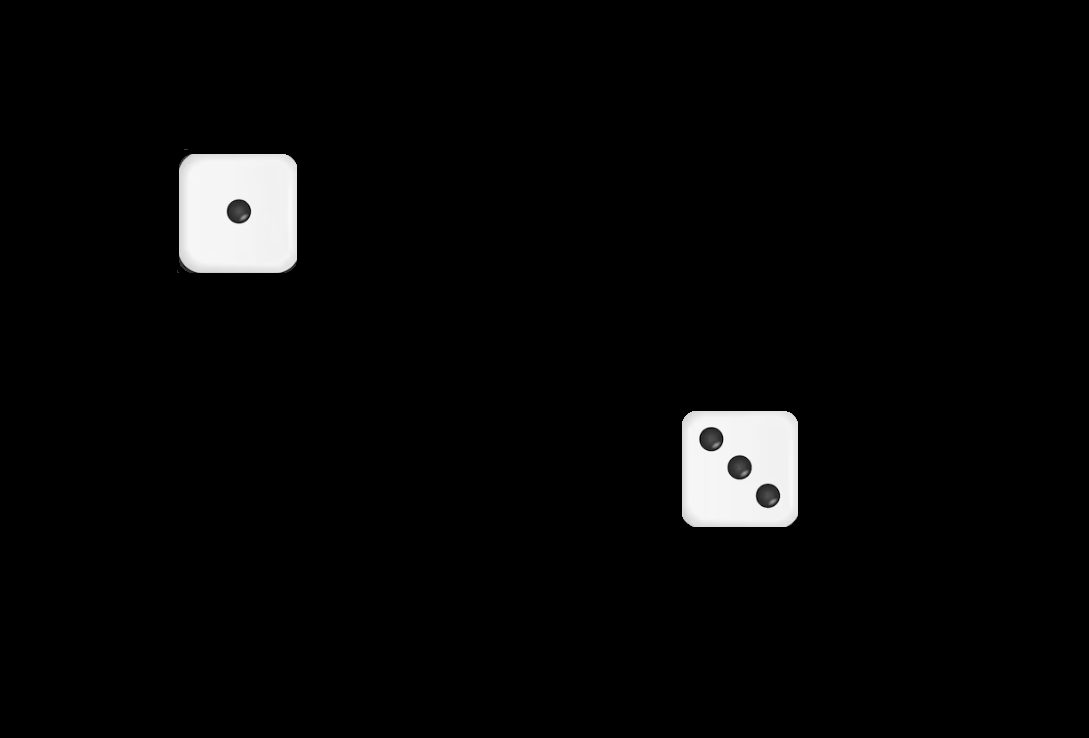
%> input picture dice_sample_01.png, 1089 x 738 px
$ octave --eval "dice_segmentation_morphology('dice_sample_01.png');"   (GNU Octave 9; MATLAB toolbox functions it lacks are replaced by stand-ins)
%> lines starting %> are read from the running program, lines starting %| are printed output that depends on the picture; in (x1, y1, x2, y2) boxes, pixels count from 0 and x2, y2 are one past the last pixel; in counts of white or black regions, pixels touching at a corner belong together; the program's own positions count from 1
function dice_segmentation_morphology(inputImagePath)
%> called with inputImagePath = 'dice_sample_01.png'
   % Load the image
    inputImage = imread(inputImagePath);
%> inputImage is the input picture: size 738x1089x3 uint8; min 0, max 252, mean 7.7

    % Convert from rgb to grayscale
    grayImage = double(rgb2gray(inputImage)) / 255;


    % Run the segmentation pipeline and keep intermediate masks for inspection.
    [diceImage1, diceImage2, binaryMask, imcloseOperation] = segmentation(grayImage);


    % Detect dice pips and return both counts and intermediate dot masks.
    [number_of_dot1,number_of_dot2,notOperation,dotMask1,dotMask2] = findNumbers(diceImage1,diceImage2,grayImage);

    %  steps of the segmentation algorithm
    figure(1);
    subplot(3, 3, 1), imshow(inputImage), title('Original Image');
    subplot(3, 3, 2), imshow(grayImage), title('Grayscale Image');
    subplot(3, 3, 3), imshow(binaryMask), title('Binary Mask');
    subplot(3, 3, 4), imshow(imcloseOperation), title('Morphological closing');
    subplot(3, 3, 5), imshow(notOperation), title('Inverted grayscale image');
    subplot(3, 3, 6), imshow(dotMask1), title('Dice 1');
    subplot(3, 3, 7), imshow(dotMask2), title('Dice 2');

    figure(2);
    subplot(1, 2, 1), imshow(diceImage1), title(['Segmented Dice 1 with ', num2str(number_of_dot1), ' dots']);
    subplot(1, 2, 2), imshow(diceImage2), title(['Segmented Dice 2 with ', num2str(number_of_dot2), ' dots']);

end

function [diceImage1, diceImage2, binaryMask, morphologicalImage] = segmentation(grayImage)


    % Use graythresh to find an optimal threshold for BINARIZATION
    % This step simplifies the image, making it easier to isolate the dice.
    diceLevel = graythresh(grayImage);
%> diceLevel = 0.467
    % Convert the grayscale image to binary using the threshold
    binaryMask = imbinarize(grayImage, diceLevel); %  binary mask
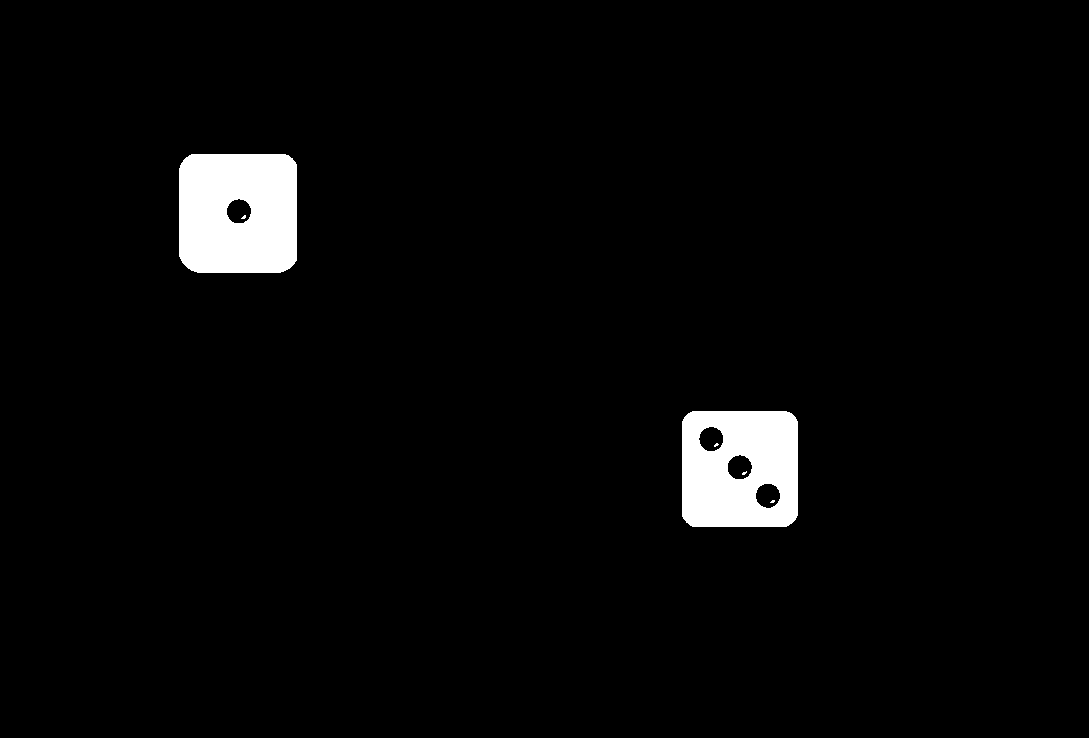
%> binaryMask: size 738x1089 logical; 3.1% white; 6 white regions (4 under 20 px), largest, box (x1, y1, x2, y2) and area: (179, 154, 297, 273) 13290, (682, 411, 798, 527) 11923

    % Apply morphological closing to fill in gaps and smooth the shapes.
    % This is particularly useful for enhancing the appearance of the dice
    % dots and make them more distinct
    x = strel('disk', 2);
    morphologicalImage = imclose(binaryMask, x);
%> morphologicalImage: size 738x1089 logical; 3.2% white; 2 white regions, box (x1, y1, x2, y2) and area: (179, 154, 297, 273) 13330, (682, 411, 798, 527) 12031

    % Label connected components in the binary image for identifying individual dice.
    [labeledDice, numDice] = bwlabel(morphologicalImage);
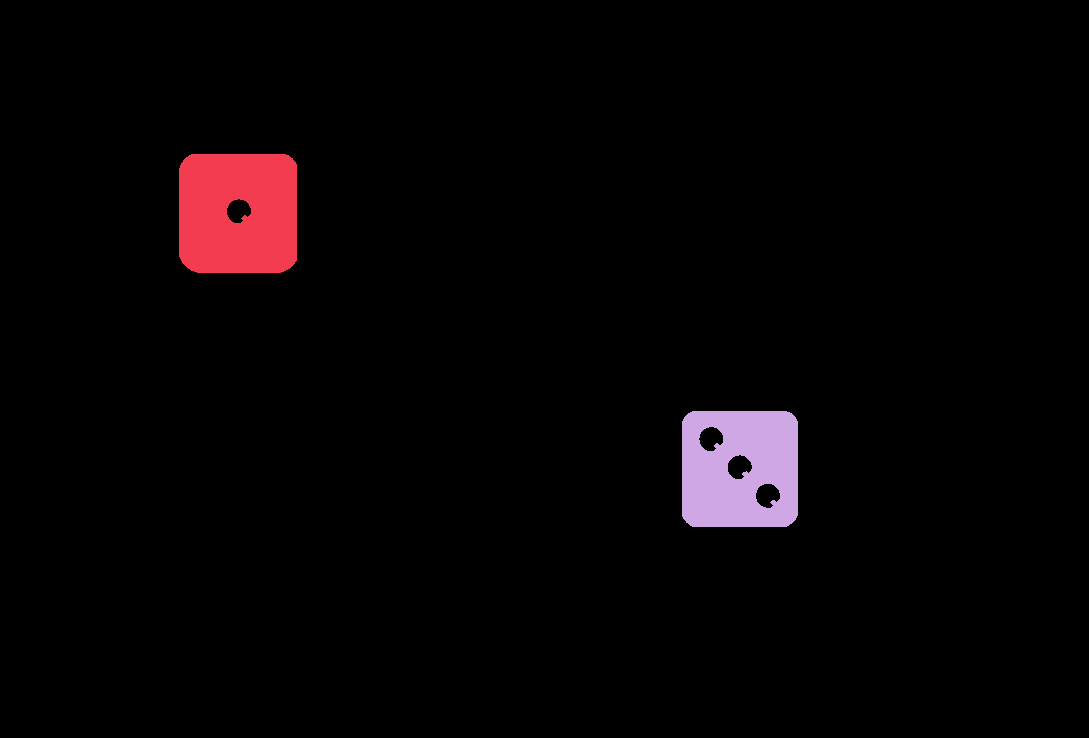
%> labeledDice: size 738x1089 double; 3 distinct labels, from 0 to 2; one colour per label, 0 black
%> numDice = 2


   % Extract the first dice image
    % Create a mask for the first object (dice) and apply it to the gray image
    diceMask1 = (labeledDice == 1);
%> diceMask1: size 738x1089 logical; 1.7% white; 1 white region, box (x1, y1, x2, y2) and area: (179, 154, 297, 273) 13330
    diceImage1 = grayImage .* diceMask1;

    % Extract the second dice image
    % Create a mask for the second object (dice) and apply it to the gray image
    diceMask2 = (labeledDice == 2);
%> diceMask2: size 738x1089 logical; 1.5% white; 1 white region, box (x1, y1, x2, y2) and area: (682, 411, 798, 527) 12031
    diceImage2 = grayImage .* diceMask2;
end

function [number_of_dot1,number_of_dot2,invertedDieImage,dotMask1,dotMask2] = findNumbers(dieImage1,dieImage2, grayImage)
   % Invert the image for dot detection
    invertedDieImage = imcomplement(grayImage); % I want to make the dark dots on the dice appear bright against a dark background
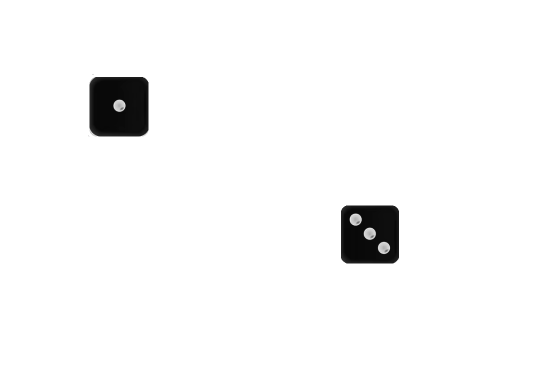
%> invertedDieImage: size 738x1089 double (shown at 1/2 size); min 0.0118, max 1, mean 0.97

    % Use graythresh to find an optimal threshold for the dots
    dotLevel = graythresh(invertedDieImage(dieImage1 > 0));
%> dotLevel = 0.275
    % Estimate the dot threshold only inside the current die region.

    % Binarize the inverted image with the computed threshold
    dotMask = imbinarize(invertedDieImage, dotLevel);
%> dotMask: size 738x1089 logical; 96.9% white; 2 black regions, box (x1, y1, x2, y2) and area: (179, 154, 297, 273) 13221, (682, 411, 798, 527) 11822

    % Clean up the binary mask to isolate dots on the first die
    dotMask1 = imopen(dotMask & (dieImage1 > 0), strel('disk', 1));
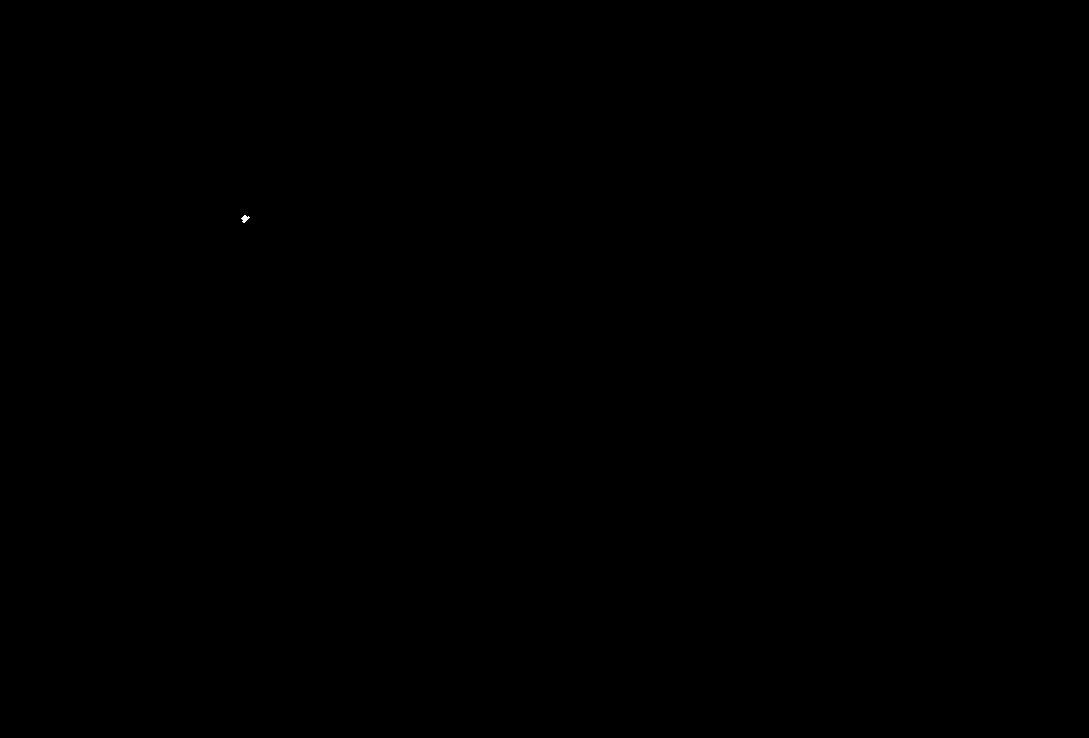
%> dotMask1: size 738x1089 logical; 0% white; 1 white region, box (x1, y1, x2, y2) and area: (241, 215, 250, 223) 39

    % Label and count the dots
    [labeledDots, numDots1] = bwlabel(dotMask1 & (dieImage1 > 0));
%> numDots1 = 1

    number_of_dot1 = numDots1 ;
%> number_of_dot1 = 1

    % Label the isolated dots on the first die and count them and
    % Store the count of dots for the first die
    dotLevel = graythresh(invertedDieImage(dieImage2 > 0));
%> dotLevel = 0.296
    dotMask = imbinarize(invertedDieImage, dotLevel);
%> dotMask: size 738x1089 logical; 96.9% white; 2 black regions, box (x1, y1, x2, y2) and area: (179, 154, 297, 273) 13226, (682, 411, 798, 527) 11829

    % Repeated processes for second die.
    dotMask2 = imopen(dotMask & (dieImage2 > 0), strel('disk', 1));
%> dotMask2: size 738x1089 logical; 0.01% white; 3 white regions, box (x1, y1, x2, y2) and area: (742, 471, 750, 479) 36, (770, 500, 778, 506) 29, (714, 443, 721, 450) 28

    % Label and count the dots
    [labeledDots, numDots2] = bwlabel(dotMask2 & (dieImage2 > 0));
%> labeledDots: size 738x1089 double; 4 distinct labels, from 0 to 3
%> numDots2 = 3
    number_of_dot2 = numDots2;
%> number_of_dot2 = 3
end
%> in dice_segmentation_morphology, `[number_of_dot1,number_of_dot2,notOperation,dotMask1,dotMask2] = findN..`: number_of_dot1 = 1; number_of_dot2 = 3

$ run again, on dice_sample_02.png
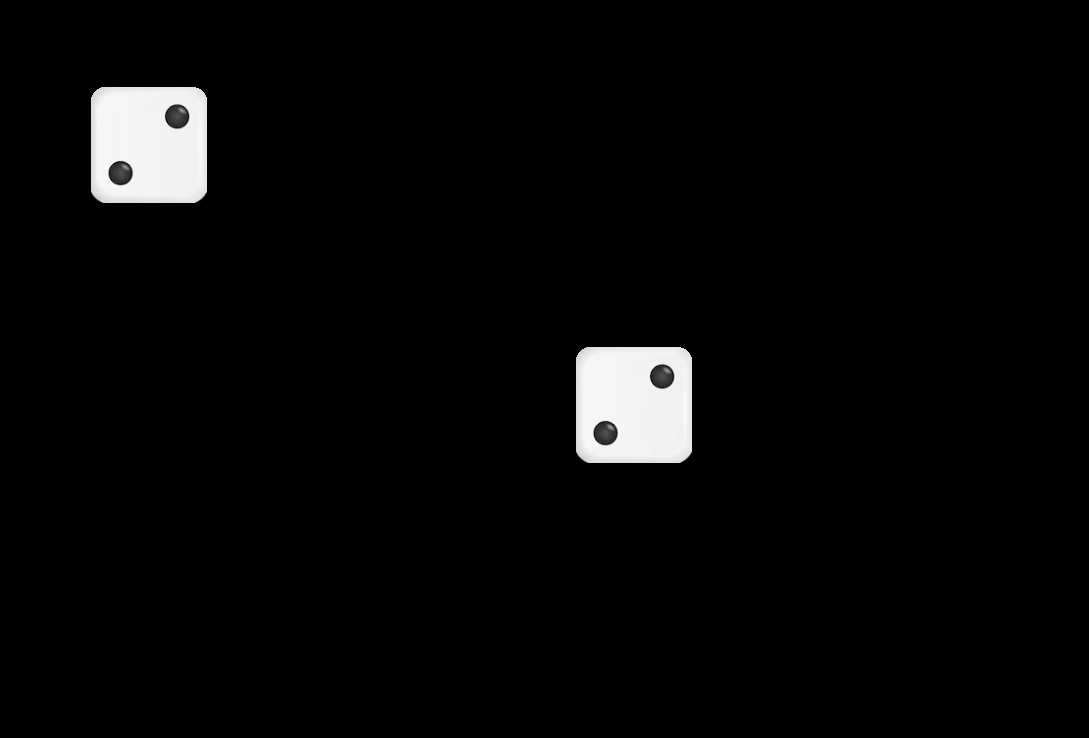
%> input picture dice_sample_02.png, 1089 x 738 px
%> in dice_segmentation_morphology, inputImage is the input picture: size 738x1089x3 uint8; min 0, max 250, mean 7.5
%> diceLevel = 0.473
%> binaryMask: size 738x1089 logical; 3.1% white; 6 white regions (4 under 20 px), largest, box (x1, y1, x2, y2) and area: (91, 87, 207, 203) 12364, (576, 347, 692, 463) 12364
%> morphologicalImage: size 738x1089 logical; 3.1% white; 2 white regions, box (x1, y1, x2, y2) and area: (91, 87, 207, 203) 12414, (576, 347, 692, 463) 12414
%> in segmentation, `[labeledDice, numDice] = bwlabel(morphologicalImage);`:
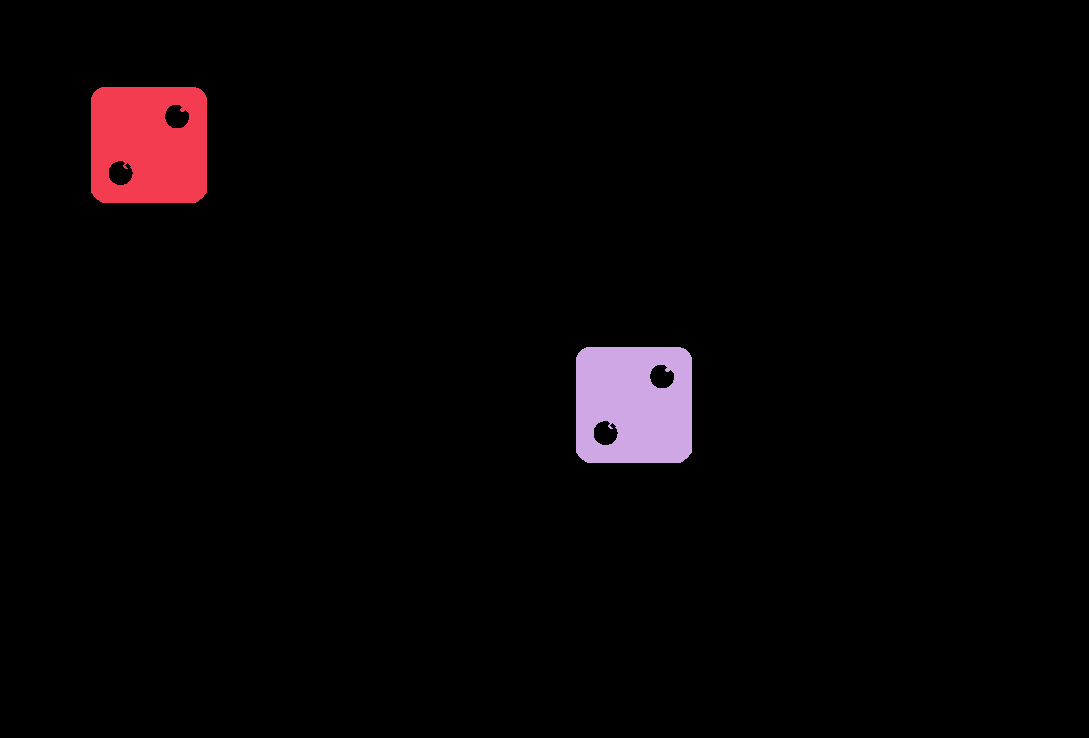
%> labeledDice: size 738x1089 double; 3 distinct labels, from 0 to 2; one colour per label, 0 black
%> numDice = 2
%> diceMask1: size 738x1089 logical; 1.5% white; 1 white region, box (x1, y1, x2, y2) and area: (91, 87, 207, 203) 12414
%> diceMask2: size 738x1089 logical; 1.5% white; 1 white region, box (x1, y1, x2, y2) and area: (576, 347, 692, 463) 12414
%> in findNumbers, `invertedDieImage = imcomplement(grayImage);`:
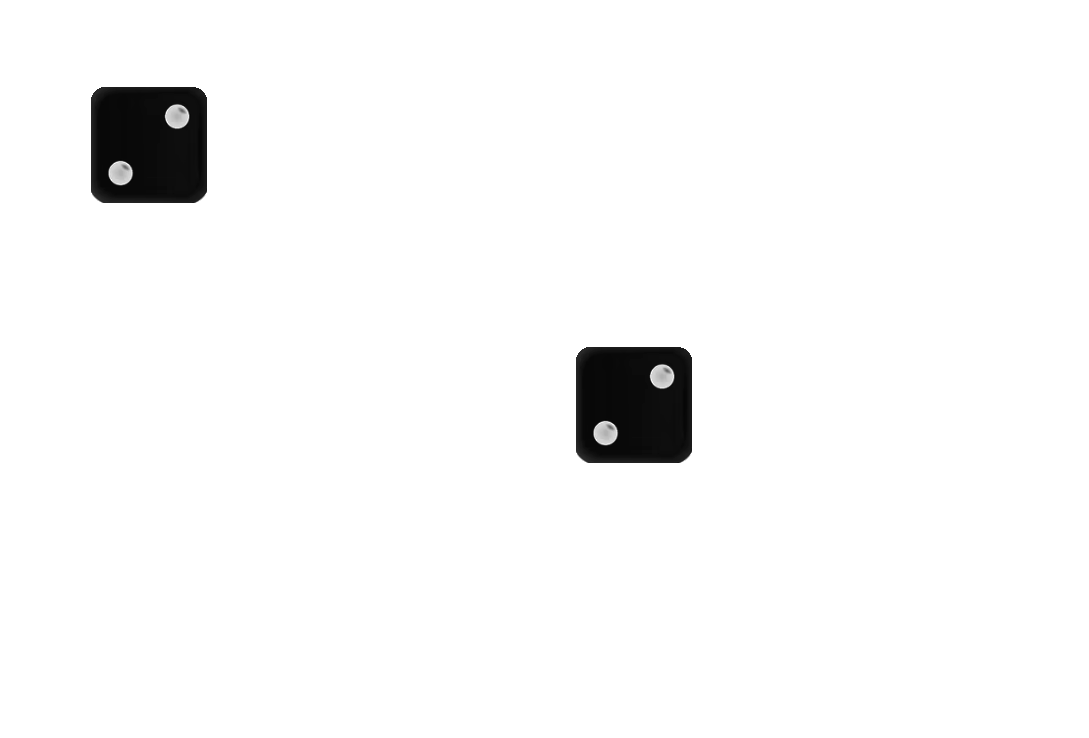
%> invertedDieImage: size 738x1089 double; min 0.0196, max 1, mean 0.971
%> dotLevel = 0.278
%> dotMask: size 738x1089 logical; 96.9% white; 2 black regions, box (x1, y1, x2, y2) and area: (91, 87, 207, 203) 12291, (576, 347, 692, 463) 12291
%> dotMask1: size 738x1089 logical; 0% white in thin lines or dots, all inside (x1, y1, x2, y2) = (123, 105, 187, 169)
%> numDots1 = 2
%> dotMask2: size 738x1089 logical; 0% white in thin lines or dots, all inside (x1, y1, x2, y2) = (608, 365, 672, 429)
